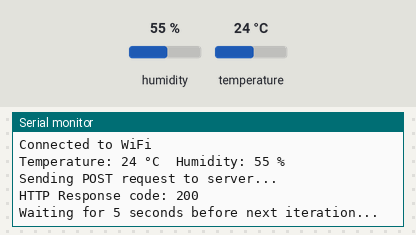
Simulated run of this sketch. Board: ESP32. On the bench: the last lines printed to the serial monitor. The test bench sets the inputs (shaded band); at power-on: humidity 55 %, temperature 24 °C. WiFi joins after 1.5 s; servers stay silent unless stated; uploads are accepted with an empty reply.

Above: at 4.2 s.
4.3 s: humidity set to 22 %
At 9.41 s:
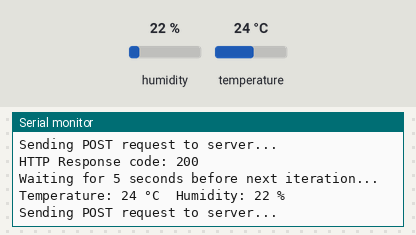
10.7 s: temperature set to 12 °C
At 15.13 s:
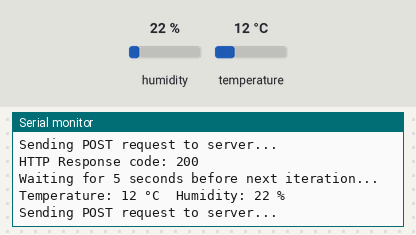
17.1 s: humidity set to 40 %
At 20.86 s:
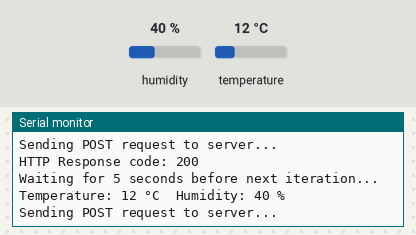
Timing chart, 0 to 22.4 s (numbered marks = the images above; inputs shaded):
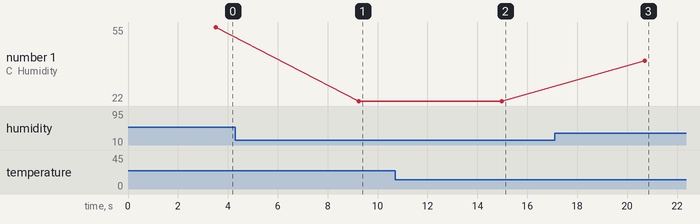

The sketch:

DHT11DetectionAndSendToTheWeb.ino
```cpp
#include <WiFi.h>
#include <HTTPClient.h>
#include <DHT11.h>
#include <ArduinoJson.h>

// WiFi credentials
const char* ssid = "AndroidAP_3884";
const char* password = "12345678";

// Server address
const char* server_address = "http://192.168.100.103:5000/post_data";

// DHT11 sensor pin
const int pinDHT11 = 15;

// DHT11 instance
DHT11 dht11(pinDHT11);

void setup() {
  Serial.begin(115200);
  delay(1000);

  // Connect to WiFi
  Serial.println("Connecting to WiFi...");
  WiFi.begin(ssid, password);
  while (WiFi.status() != WL_CONNECTED) {
    delay(1000);
    Serial.print(".");
  }
  Serial.println("\nConnected to WiFi");
}

void loop() {
  int temperature = 0;
  int humidity = 0;

  // Read temperature and humidity from DHT11 sensor
  int result = dht11.readTemperatureHumidity(temperature, humidity);

  if (result == 0) {
    // Print temperature and humidity
    Serial.print("Temperature: ");
    Serial.print(temperature);
    Serial.print(" °C\tHumidity: ");
    Serial.print(humidity);
    Serial.println(" %");
  } else {
    // Print error message
    Serial.print("Error reading DHT11 sensor: ");
    Serial.println(DHT11::getErrorString(result));
  }

  // Prepare JSON data
  DynamicJsonDocument jsonDoc(200);
  jsonDoc["temperature"] = temperature;
  jsonDoc["humidity"] = humidity;

  String payload;
  serializeJson(jsonDoc, payload);

  // HTTP POST Request
  HTTPClient http;

  Serial.println("Sending POST request to server...");
  http.begin(server_address);
  http.addHeader("Content-Type", "application/json");

  int httpResponseCode = http.POST(payload);

  if (httpResponseCode > 0) {
    Serial.printf("HTTP Response code: %d\n", httpResponseCode);
    String response = http.getString();
    Serial.println(response);
  } else {
    Serial.printf("HTTP Request failed: %s\n", http.errorToString(httpResponseCode).c_str());
  }

  http.end();

  // Delay and Serial Output
  Serial.println("Waiting for 5 seconds before next iteration...");
  delay(5000);
  Serial.println();
}
```

Measured:
- after the input at 4.3 s, the serial monitor: prints a new line after 5.0 s (image 1)
- after the input at 10.7 s, the serial monitor: prints a new line after 4.3 s (image 2)
- after the input at 17.1 s, the serial monitor: prints a new line after 3.6 s (image 3)
- plotted number 1: 55 → 22 after the input at 4.3 s, 22 → 40 after the input at 17.1 s
